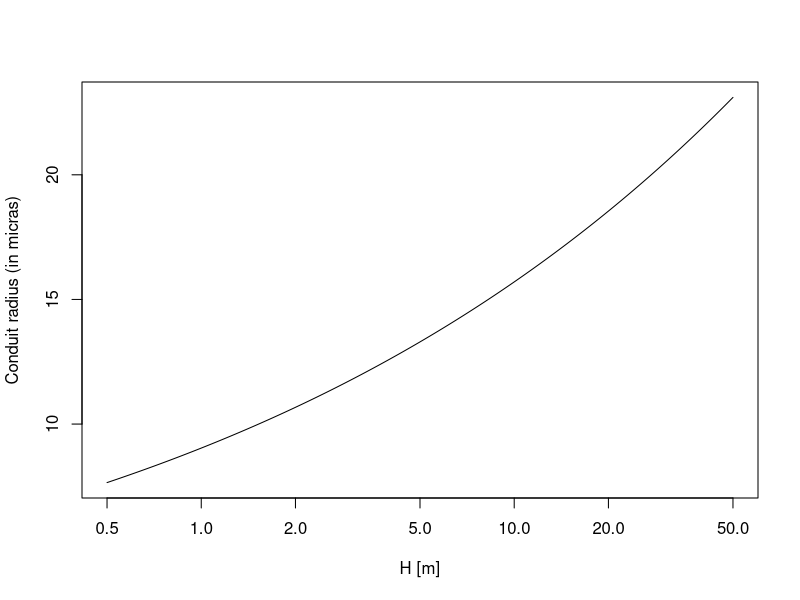

The R source for this figure: (Note: this script raises an error after producing the figure.)
## ---- chunk 1
rad <- numeric(length(50:5000))
Hs <- 50:5000

rad = 0.5*10^(1.257+ 0.24 * log10(Hs/100))

plot(Hs/100, rad, type = 'l', xlab = 'H [m]',
     ylab = 'Conduit radius (in micras)', log="x")
## ---- chunk 2
xylem_kmax = 0.77
H = 400 # in cm
Href = 660 # in cm
f = hydraulics_referenceConductivityHeightFactor(Href, H);
f
xylem_kmax_cor = xylem_kmax * f
xylem_kmax_cor
## ---- chunk 3
Al2As = 2512 

kstemmax = hydraulics_maximumStemHydraulicConductance(xylem_kmax, 
                  Href, Al2As, H, taper = FALSE)
kstemmax
## ---- chunk 4
hydraulics_terminalConduitRadius(100.0)
## ---- chunk 5
tapnotap <- numeric(length(10:5000))
Hs <- 10:5000

for(i in 1:length(Hs)) tapnotap[i] = hydraulics_taperFactorSavage(Hs[i])
plot(Hs/100, tapnotap, type = 'l', xlab = 'H [m]',
     ylab = 'Taper conductance factor', log="x")
abline(v=1, col="gray", lty=2)
abline(h=tapnotap[which(Hs==100)], col="gray", lty=2)
## ---- chunk 6
kstemmax_tap = hydraulics_maximumStemHydraulicConductance(xylem_kmax, 
                      Href, Al2As, H, taper = TRUE)
kstemmax_tap
## ---- chunk 7
par(mfrow=c(1,2))
qi_with_tap <- numeric(length(50:5000))
qi_no_tap <- qi_with_tap
Hs <- 50:5000

for (i in 1:length(Hs)) {
  qi_with_tap[i] <- hydraulics_maximumStemHydraulicConductance(
  xylem_kmax, Href, Al2As, Hs[i],  taper =TRUE
)
  qi_no_tap[i] <- hydraulics_maximumStemHydraulicConductance(
  xylem_kmax, Href, Al2As, Hs[i], taper = FALSE
)
}

plot(Hs/100, qi_with_tap, type = 'l', xlab = 'H [m] (log)',
     ylim = c(min(c(qi_with_tap,qi_no_tap)), max(c(qi_with_tap,qi_no_tap))),
     ylab = 'Maximum stem conductance (mmol·m-2·s-1·MPa-1)', log="x", xlim=c(0.5,50))
lines(Hs/100, qi_no_tap, lty = 2)
legend('topright', legend = c('Taper', 'No taper'), lty = 1:2, bty="n")
plot(Hs/100, qi_with_tap, type = 'l', xlab = 'H [m] (log)',
     ylim = c(min(c(qi_with_tap,qi_no_tap)), max(c(qi_with_tap,qi_no_tap))),
     ylab = 'Maximum stem conductance (mmol·m-2·s-1·MPa-1) (log)', log="xy", xlim=c(0.5,50))
lines(Hs/100, qi_no_tap, lty = 2)
legend('topright', legend = c('Taper', 'No taper'), lty = 1:2, bty="n")
## ---- chunk 8
ktot = kstemmax*0.625
ktot
## ---- chunk 9
krootmax = 1/((1/ktot)-(1/kstemmax))
krootmax
## ---- chunk 10
s = soil(defaultSoilParams(3))
d = s$dVec
d
## ---- chunk 11
Z50 = 200
Z95 = 1500
v1 = root_ldrDistribution(Z50,Z95, d)
v1
## ---- chunk 12
rfc = c(20,50,70)
Vol = root_coarseRootSoilVolumeFromConductance(1.0, 2500,krootmax,
                                               v1, d, rfc)
l = root_coarseRootLengthsFromVolume(Vol, v1, d, rfc)
l
## ---- chunk 13
w1 = hydraulics_rootxylemConductanceProportions(v1, l)
w1
## ---- chunk 14
w1*krootmax
## ---- chunk 15
krootmaxvec = w1*krootmax
krootmaxvec
## ---- chunk 16
(1/kstemmax)/((1/kstemmax)+(1/krootmax))
## ---- chunk 17
p_stem <- numeric(length(50:5000))
Hs <- 50:5000

for (i in 1:length(Hs)) {
  ks <- hydraulics_maximumStemHydraulicConductance(xylem_kmax, Href, Al2As, Hs[i], taper = FALSE)
  p_stem[i] = (1/ks)/((1/ks)+(1/krootmax))
}

plot(Hs/100, p_stem*100, type = 'l', xlab = 'H [m]', ylab = 'Percentage of total resistance due to stem', log="x", ylim=c(0,100),
     xlim=c(0.5,50))
abline(h=62.5, col="gray")
## ---- chunk 18
krhizomaxvec1 = rep(0,3)
pres = c(5,20,35,50)
for(i in 1:length(pres)) {
  krhizomaxvec1[1]= hydraulics_findRhizosphereMaximumConductance(pres[i], 
                     s$VG_n[1],s$VG_alpha[1],
                     krootmax, rootc,rootd, 
                     kstemmax, stemc, stemd,
                     kleafmax, leafc, leafd)
  krhizomaxvec1[2]= hydraulics_findRhizosphereMaximumConductance(pres[i], 
                     s$VG_n[2],s$VG_alpha[2],
                     krootmax, rootc,rootd, 
                     kstemmax, stemc, stemd,
                     kleafmax, leafc, leafd)
  krhizomaxvec1[3]= hydraulics_findRhizosphereMaximumConductance(pres[i], 
                     s$VG_n[3],s$VG_alpha[3],
                     krootmax, rootc,rootd, 
                     kstemmax, stemc, stemd,
                     kleafmax, leafc, leafd)
  sfn1 = hydraulics_supplyFunctionNetwork(psiSoilLayers1,
                                  krhizomaxvec1,s$VG_n,s$VG_alpha,
                                  krootmaxvec, rootc,rootd,
                                  kstemmax, stemc,stemd,
                                  kleafmax, leafc, leafd,
                                  PLCstem = plcCav,
                                  maxNsteps = 400)
  sfn2 = hydraulics_supplyFunctionNetwork(psiSoilLayers2,
                                  krhizomaxvec1,s$VG_n,s$VG_alpha,
                                  krootmaxvec, rootc,rootd,
                                  kstemmax, stemc,stemd,
                                  kleafmax, leafc, leafd,
                                  PLCstem = plcCav,
                                  maxNsteps = 400)
  sfn3 = hydraulics_supplyFunctionNetwork(psiSoilLayers3,
                                  krhizomaxvec1,s$VG_n,s$VG_alpha,
                                  krootmaxvec, rootc,rootd,
                                  kstemmax, stemc,stemd,
                                  kleafmax, leafc, leafd,
                                  PLCstem = plcCav,
                                  maxNsteps = 400)
  sfn4 = hydraulics_supplyFunctionNetwork(psiSoilLayers4,
                                  krhizomaxvec1,s$VG_n,s$VG_alpha,
                                  krootmaxvec, rootc,rootd,
                                  kstemmax, stemc,stemd,
                                  kleafmax, leafc, leafd,
                                  PLCstem = plcCav,
                                  maxNsteps = 400)
  if(i==1) {
    plot(-sfn1$psiLeaf, sfn1$E ,type="l", ylab="Flow rate  (mmol·m-2·s-1)", 
       xlab = "Leaf Pressure (-MPa)",  main="",  xlim=c(0, 7), ylim=c(0,max(sfn1$E)), lwd=1, col = col1)
    lines(-sfn2$psiLeaf, sfn2$E,lwd=1, lty=1, col = col2)
    lines(-sfn3$psiLeaf, sfn3$E,lwd=1, lty=1, col = col3)
    lines(-sfn4$psiLeaf, sfn4$E,lwd=1, lty=1, col = col4)
  } else {
    lines(-sfn1$psiLeaf, sfn1$E,lwd=1, lty=i, col = col1)
    lines(-sfn2$psiLeaf, sfn2$E,lwd=1, lty=i, col = col2)
    lines(-sfn3$psiLeaf, sfn3$E,lwd=1, lty=i, col = col3)
    lines(-sfn4$psiLeaf, sfn4$E,lwd=1, lty=i, col = col4)
  }  
}
abline(h=0, col="gray")
legend("topright",legend=paste("av. resist ", pres), bty="n", lty=1:4, cex=0.8)
## ---- chunk 19
krmax = rep(0,3) 
krmax[1]= hydraulics_findRhizosphereMaximumConductance(15, 
                     s$VG_n[1],s$VG_alpha[1],
                     krootmax, rootc,rootd, 
                     kstemmax, stemc, stemd,
                     kleafmax, leafc, leafd)
krmax[2] = hydraulics_findRhizosphereMaximumConductance(15, 
                      s$VG_n[2],s$VG_alpha[2],
                      krootmax, rootc,rootd, 
                      kstemmax, stemc, stemd,
                      kleafmax, leafc, leafd)
krmax[3] = hydraulics_findRhizosphereMaximumConductance(15, 
                      s$VG_n[3],s$VG_alpha[3],
                      krootmax, rootc,rootd, 
                      kstemmax, stemc, stemd,
                      kleafmax, leafc, leafd)
krmax
## ---- chunk 20
krmax*v1
## ---- chunk 21
wd = 1.0
Al2As = 2512 
H = 1500 # 15 m
hydraulics_stemWaterCapacity(Al2As, H, wd)

ld = 0.7
SLA = 5.870 
hydraulics_leafWaterCapacity(SLA, ld)
